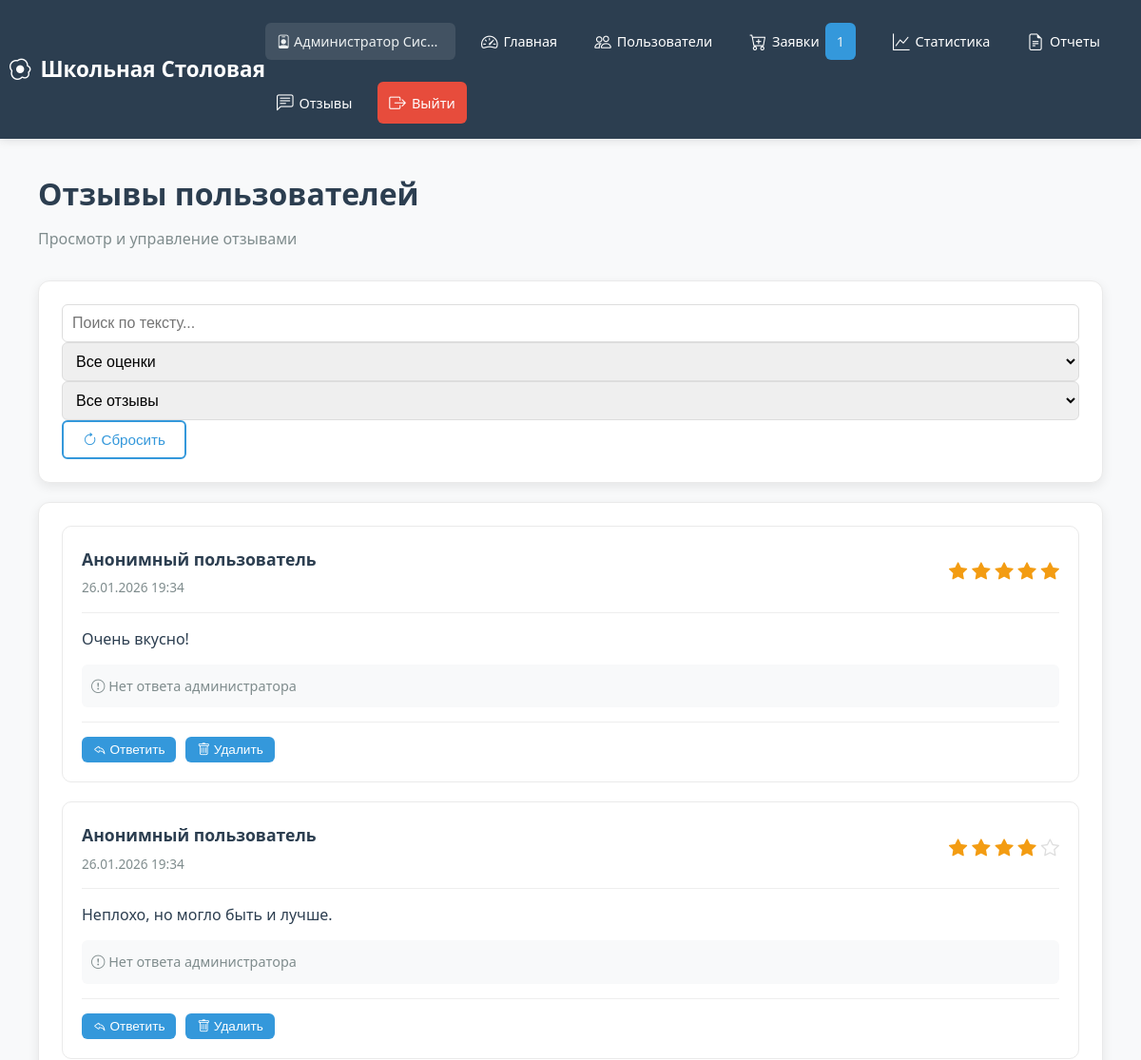
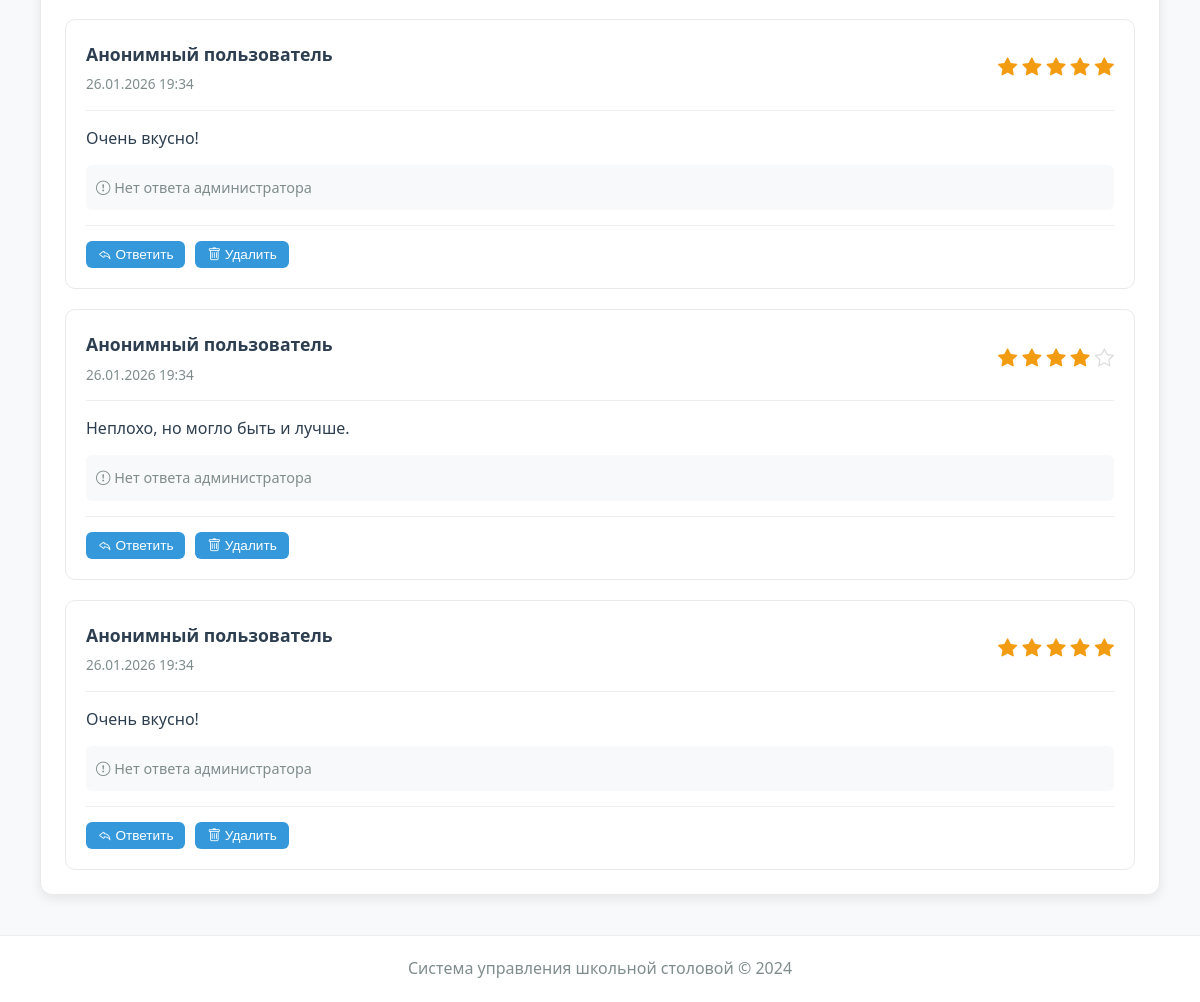
Page /admin/feedback (signed in) on the earlier database version (2 pictures, top to bottom).
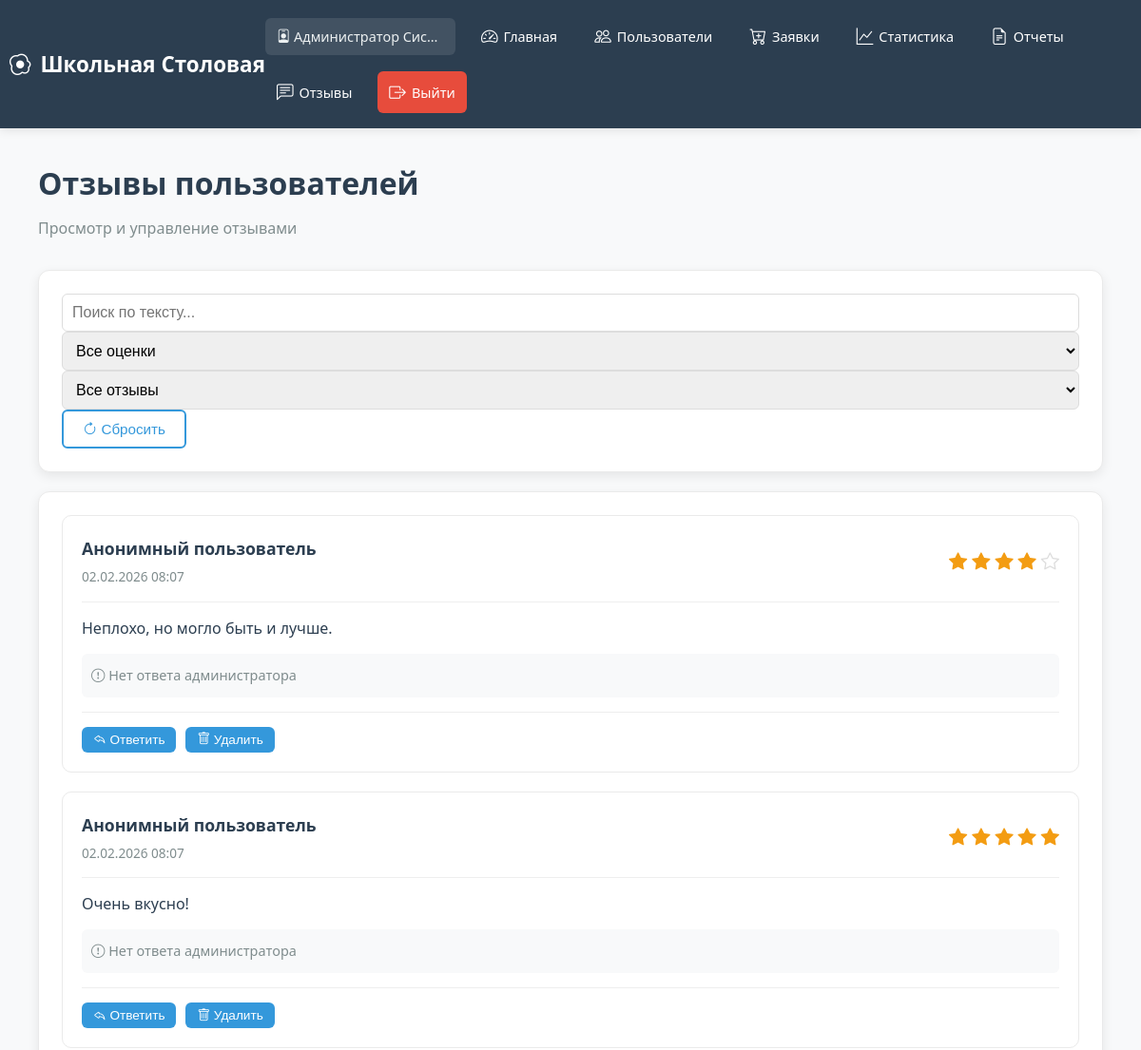
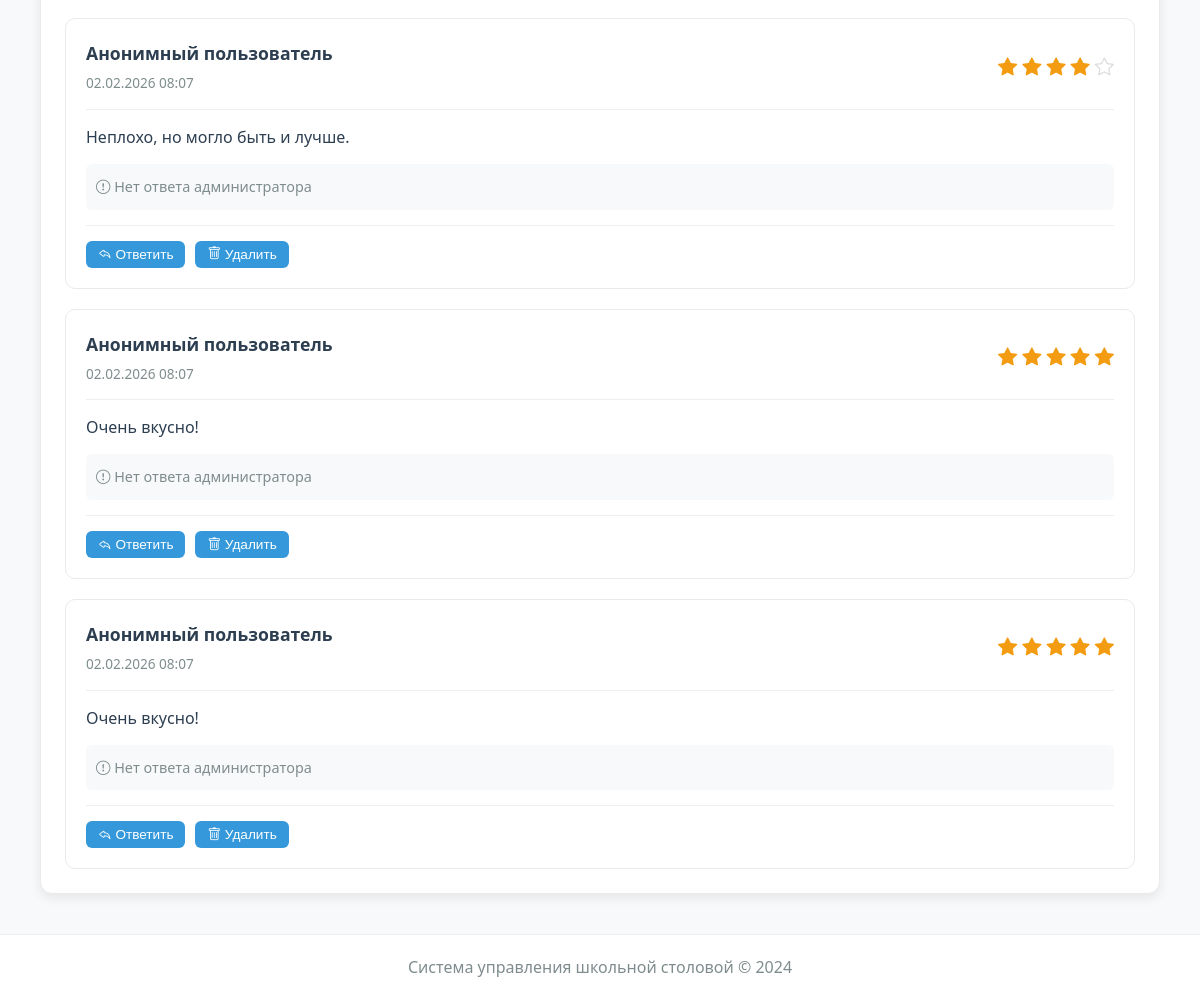
Same page on the later database version (2 pictures, top to bottom).
### modules/core/models.py (models this page shows, shortened)
class Feedback(db.Model):
    __tablename__ = 'feedbacks'
    id = db.Column(db.Integer, primary_key=True)
    user_id = db.Column(db.Integer, db.ForeignKey('users.id'), nullable=False)
    menu_item_id = db.Column(db.Integer, db.ForeignKey('menu_items.id'), nullable=False)
    rating = db.Column(db.Integer)  # 1-5
    comment = db.Column(db.Text)
    created_at = db.Column(db.DateTime, default=datetime.utcnow)

### modules/admin/routes.py (the view)
@admin_bp.route('/feedback')
@login_required
def view_feedback():
    if current_user.role != 'admin':
        flash('Доступ запрещен', 'danger')
        return redirect(url_for('index'))
    from modules.core.models import Feedback
    feedback_list = Feedback.query.order_by(Feedback.created_at.desc()).all()
    return render_template('admin/feedback.html', feedback_list=feedback_list)

### app.py (called while the page is built)
@login_manager.user_loader
def load_user(user_id):
    try:
        from modules.core.models import User
        return User.query.get(int(user_id))
    except Exception as e:
        print(f"{user_id}: {e}")
        return None

@app.context_processor
def inject_cart_count():
    return {'cart_count': get_cart_count()}

@app.context_processor
def inject_now():
    return {'now': datetime.utcnow()}

@app.context_processor
def inject_csrf_token():
    from flask_wtf.csrf import generate_csrf
    return {'csrf_token': generate_csrf}

@app.context_processor
def inject_now():
    return {'now': datetime.utcnow()}

@app.context_processor
def inject_today():
    return {'today': date.today()}

@app.context_processor
def inject_now():
    return {'now': datetime.utcnow()}

@app.context_processor
def inject_now():
    return {'today': datetime.utcnow().date()}

### modules/user/routes.py (called while the page is built)
def get_cart_count():
    cart = session.get('cart', {})
    total = sum(item.get('quantity', 0) for item in cart.values())
    return total

### templates/admin/feedback.html (shortened to what the changed rows need)
{% extends "base.html" %}
{% block content %}
<div class="container">
    <div class="dashboard-header" style="margin-bottom: 30px;">
        <div>
            <h1 style="color: #2c3e50; font-size: 2rem; font-weight: 700; margin-bottom: 10px;">
                Отзывы пользователей
            </h1>
        </div>
    </div>
    <div class="dashboard-card">
        {% if feedback_list %}
        <div class="feedback-list">
            {% for feedback in feedback_list %}
            <div class="feedback-item" id="feedback-{{ feedback.id }}">
                <div class="feedback-header">
                    <div class="feedback-user">
                        <strong>{{ feedback.user.full_name if feedback.user else 'Анонимный пользователь' }}</strong>
                        <span class="feedback-date">{{ feedback.created_at.strftime('%d.%m.%Y %H:%M') }}</span>
                    </div>
                    <div class="feedback-rating">
                        {% for i in range(1, 6) %}
                            {% if i <= feedback.rating %}
                                <i class="bi bi-star-fill" style="color: #f39c12;"></i>
                            {% else %}
                                <i class="bi bi-star" style="color: #ddd;"></i>
                            {% endif %}
                        {% endfor %}
                    </div>
                </div>
                <div class="feedback-content">
                    <p>{{ feedback.comment }}</p>
                </div>
                {% if feedback.admin_reply %}
                <div class="feedback-reply">
                    <div class="reply-header">
                        <strong><i class="bi bi-person-badge"></i> Ответ администратора</strong>
                        <span class="reply-date">{{ feedback.replied_at.strftime('%d.%m.%Y %H:%M') if feedback.replied_at else '' }}</span>
                    </div>
                    <div class="reply-content">
                        <p>{{ feedback.admin_reply }}</p>
                    </div>
                </div>
                {% else %}
                <div class="no-reply" style="background: #f8f9fa; padding: 10px; border-radius: 6px; margin-top: 10px;">
                    <span style="color: #7f8c8d; font-size: 0.9rem;">
                        <i class="bi bi-exclamation-circle"></i> Нет ответа администратора
                    </span>
                </div>
                {% endif %}
                <div class="feedback-actions">
                    {% if not feedback.admin_reply %}
                    <button class="btn btn-sm btn-outline-primary" onclick="showReplyModal({{ feedback.id }})">
                        <i class="bi bi-reply"></i> Ответить
                    </button>
                    {% else %}
                    <button class="btn btn-sm btn-outline-secondary" onclick="showReplyModal({{ feedback.id }})">
                        <i class="bi bi-pencil"></i> Изменить ответ
                    </button>
                    {% endif %}
                    <button class="btn btn-sm btn-outline-danger" onclick="deleteFeedback({{ feedback.id }})">
                        <i class="bi bi-trash"></i> Удалить
                    </button>
                </div>
            </div>
            {% endfor %}
        </div>
        {% endif %}
    </div>
</div>
{% endblock %}

### templates/base.html (shortened to what the changed rows need)
<!DOCTYPE html>
<html lang="ru">
<head>
    <link rel="stylesheet" href="{{ url_for('static', filename='css/style.css') }}">
    <link rel="stylesheet" href="{{ url_for('static', filename='css/calendar.css') }}">
    <link rel="stylesheet" href="https://cdn.jsdelivr.net/npm/bootstrap-icons@1.10.0/font/bootstrap-icons.css">
</head>
<body>
    <header>
        <nav class="navbar">
            <div class="nav-container">
                <div class="nav-links">
                    {% if current_user.is_authenticated %}
                        {% if current_user.role == 'student' %}
                            <a href="{{ url_for('user.dashboard') }}" class="{% if request.endpoint == 'user.dashboard' %}active{% endif %}">
                                <i class="bi bi-house"></i> Главная
                            </a>
                            <a href="{{ url_for('user.show_menu') }}" class="{% if request.endpoint == 'user.show_menu' %}active{% endif %}">
                                <i class="bi bi-menu-button-wide"></i> Меню
                            </a>
                            <a href="{{ url_for('user.my_orders') }}" class="{% if request.endpoint == 'user.my_orders' %}active{% endif %}">
                                <i class="bi bi-receipt"></i> Заказы
                            </a>
                            <a href="{{ url_for('user.view_cart') }}" class="nav-cart {% if request.endpoint == 'user.view_cart' %}active{% endif %}">
                                <i class="bi bi-cart3"></i> Корзина
                                {% if cart_count and cart_count > 0 %}
                                <span class="badge">{{ cart_count }}</span>
                                {% endif %}
                            </a>
                            <a href="{{ url_for('user.profile') }}" class="{% if request.endpoint == 'user.profile' %}active{% endif %}">
                                <i class="bi bi-person-circle"></i> Профиль
                            </a>
                        {% elif current_user.role == 'admin' %}
                            <a href="{{ url_for('admin.admin_supply_requests') }}" class="{% if request.endpoint == 'admin.admin_supply_requests' %}active{% endif %}">
                                <i class="bi bi-cart-plus"></i> Заявки
                                {% if pending_requests_count and pending_requests_count > 0 %}
                                <span class="badge" style="background: #3498db;">{{ pending_requests_count }}</span>
                                {% endif %}
                            </a>
                        {% endif %}
                    {% endif %}
                </div>
            </div>
        </nav>
    </header>
    <main class="container">
        {% block content %}{% endblock %}
    </main>
</body>
</html>

Differences in the rows shown:
changed Feedback (number 1 of 5 on the later page): created_at "26.01.2026 19:34" → "02.02.2026 08:07"
changed Feedback (number 2 of 5 on the later page): created_at "26.01.2026 19:34" → "02.02.2026 08:07"
changed Feedback (number 3 of 5 on the later page): created_at "26.01.2026 19:34" → "02.02.2026 08:07"
changed Feedback (number 4 of 5 on the later page): created_at "26.01.2026 19:34" → "02.02.2026 08:07"
changed Feedback (number 5 of 5 on the later page): created_at "26.01.2026 19:34" → "02.02.2026 08:07"; moves down the list
Other differences:
{{ pending_requests_count }}: "1" → (not shown)
